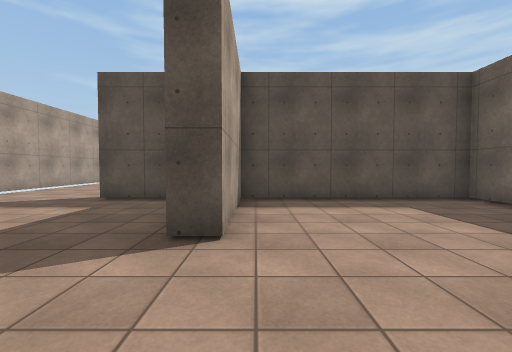
[1] (above)

24 first-person views from a walk through a Unity game level. The camera is 1.3 m above the floor, tilts 2° down and sees 90° across. The floor is counted in squares, 2 m on a side. Each view is taken from the middle of a square. On the plan, view 1 faces up. The plan holds only what a view shows up to about 9 squares ahead; the rest is blank. The place goes on beyond the plan. The player character is not drawn. Some animated figures are not drawn. Surface patterns are stand-ins for the level's own textures.

[2]
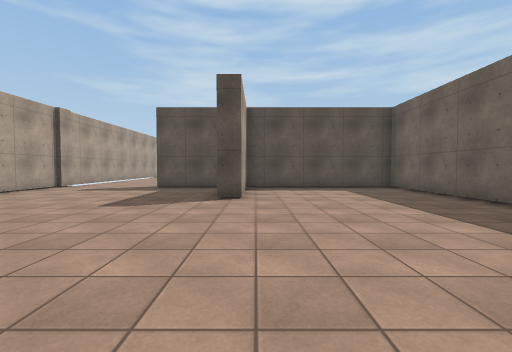

[3]
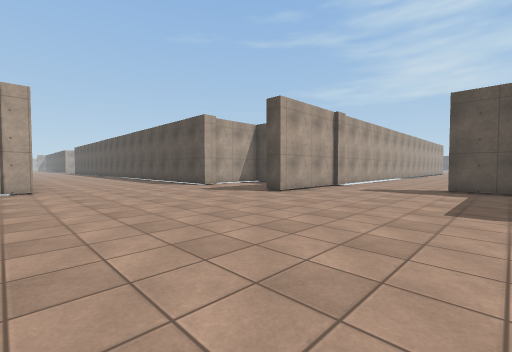

[4]
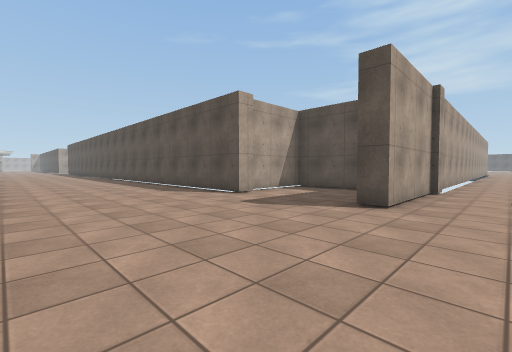

[5]
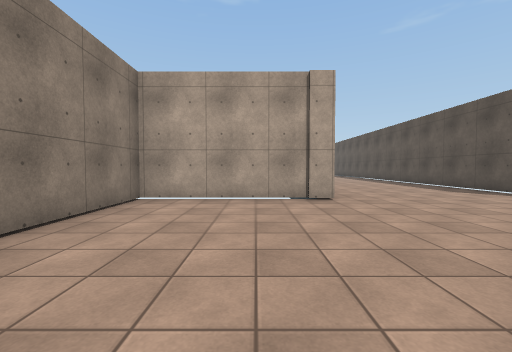

[6]
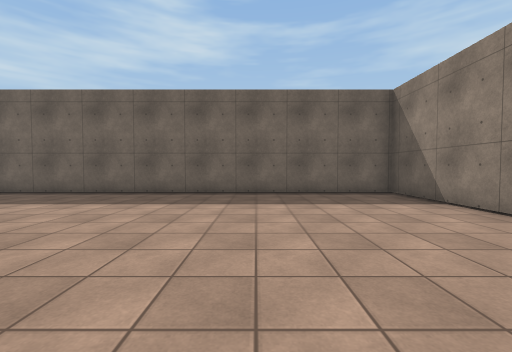

[7]
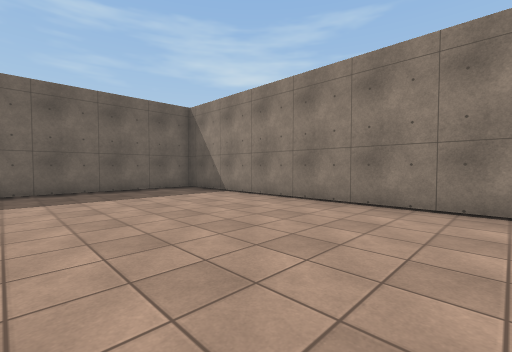

[8]
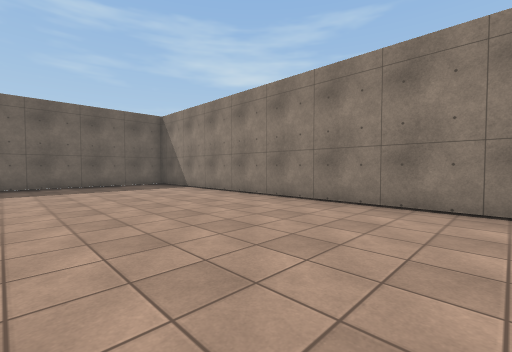

[9]
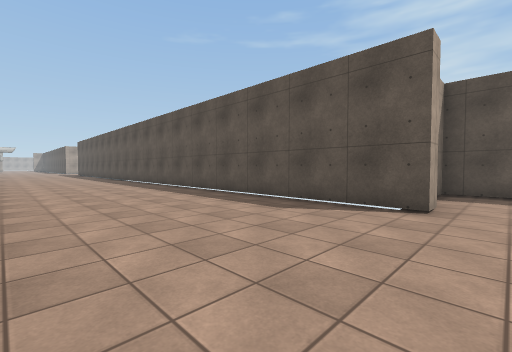

[10]
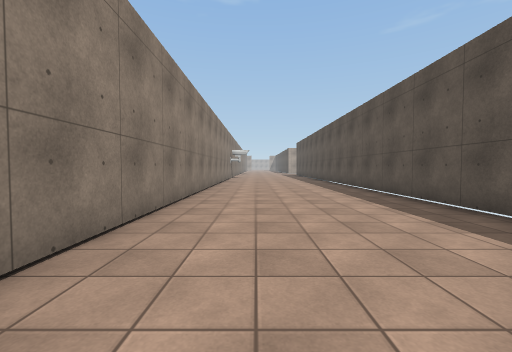

[11]
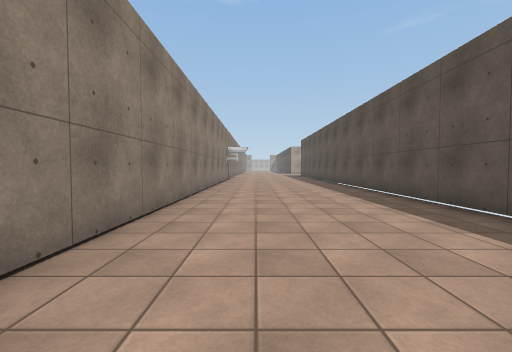

[12]
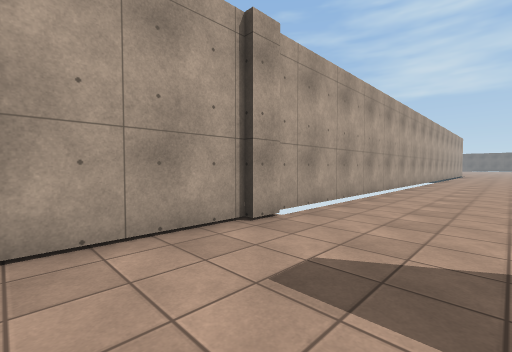

[13]
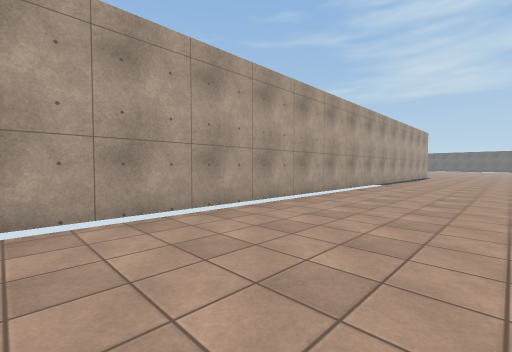

[14]
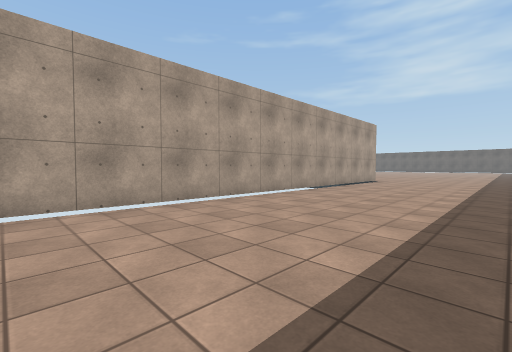

[15]
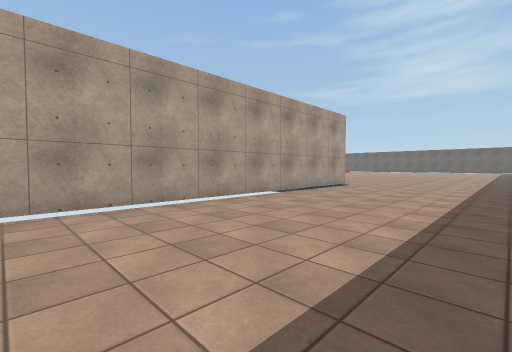

[16]
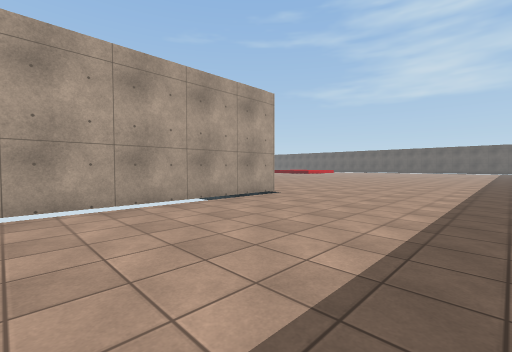

[17]
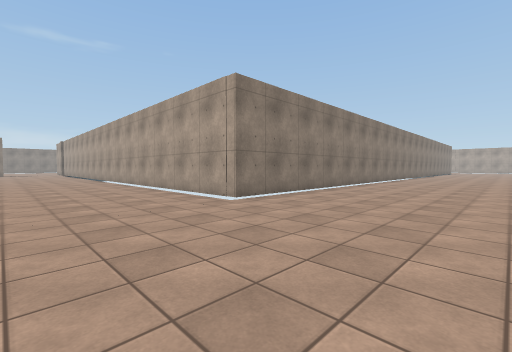

[18]
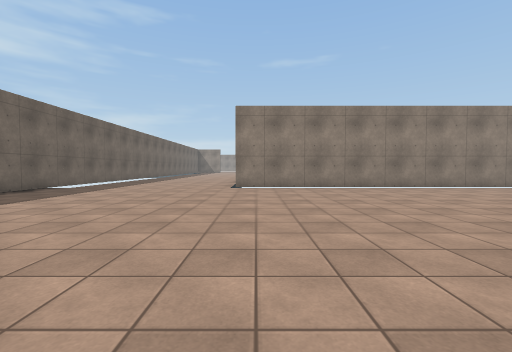

[19]
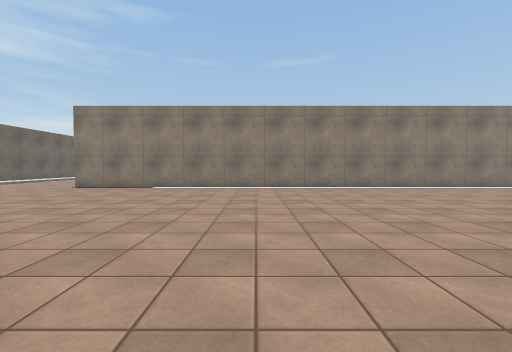

[20]
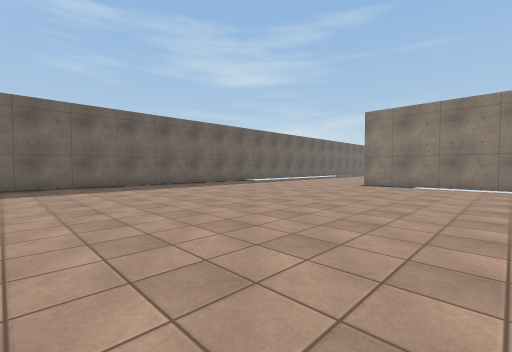

[21]
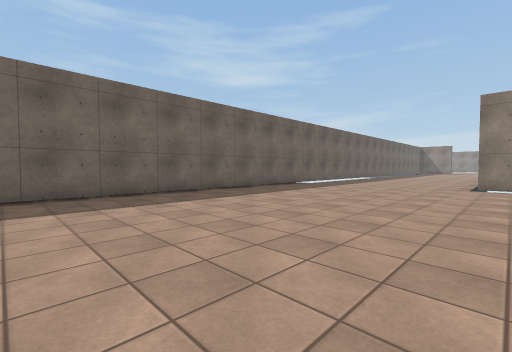

[22]
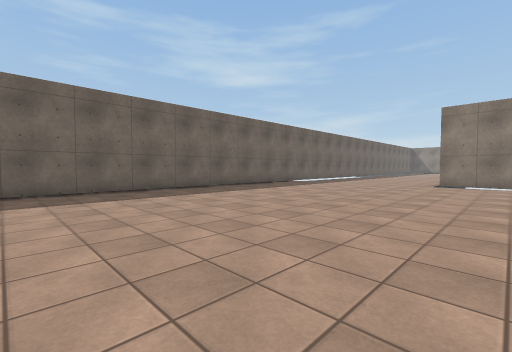

[23]
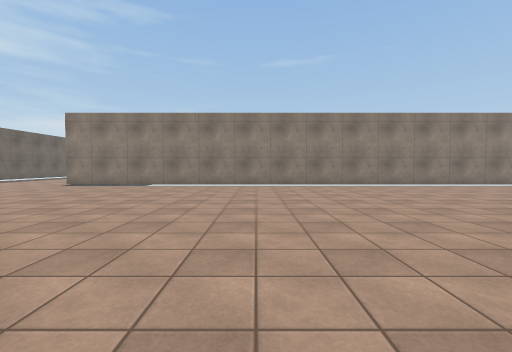

[24]
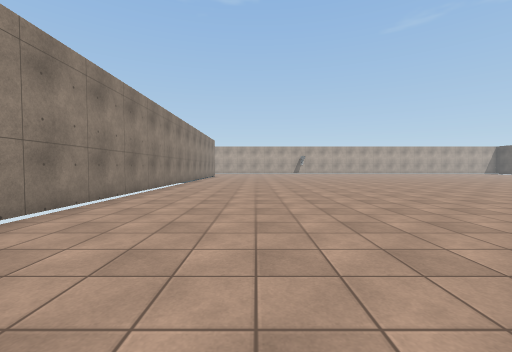

### Floor plan
Points are (right, up) in squares from view 1. A wall is a line through its corners. A room is listed if a view was taken in it or the views show most of it. See-through windows are left out.
Room 1 (views 1, 2, 3, 4, 5, 6, 7, 8, 9, 10, 11, 12)
walls: (-10.1, -2.4) (-10.1, -6.3) (-7.2, -6.3); (-9.8, 2.8) (-9.8, 2.2) (-23, 2.2); (-8, 5.2) (-10.1, 5.2) (-10.1, 3); (-6.3, 6.4) (-6.3, 2.2) (-6.9, 2.2); (-5.1, -6.3) (4.3, -6.3) (4.3, 5.2) (-0.4, 5.2); (-1.2, 5.2) (-3.2, 5.2); (-0.3, 4.9) (-0.3, 2.2) (-0.9, 2.2); (-23, -2.4) (-13.4, -2.4)
ways out: opening at (-5, 6.7) to room 2
Room 2 (views 13, 14, 15, 16, 17, 18, 19, 20, 21, 22, 23, 24)
walls: (-0.8, 24) (-0.8, 35); (-23, 25.1) (-6.3, 25.1) (-6.3, 6.4)
ways out: opening at (-5, 6.7) to room 1

Positions as (right, up) in squares from view 1, and headings:
1: (0, 0), facing up
2: (0, -3), facing up
3: (-2, -3), facing up-left
4: (-5, -2), facing up-left
5: (-5, -4), facing left
6: (-2, -3), facing right
7: (-3, -2), facing down-right
8: (-5, -2), facing down-right
9: (-9, -2), facing up-left
10: (-12, -1), facing left
11: (-14, -1), facing left
12: (-4, 3), facing up-left
13: (-3, 8), facing up-left
14: (-2, 13), facing up-left
15: (-2, 16), facing up-left
16: (-2, 20), facing up-left
17: (-3, 29), facing down-left
18: (-7, 33), facing down
19: (-12, 33), facing down
20: (-10, 34), facing down-right
21: (-7, 34), facing down-right
22: (-8, 35), facing down-right
23: (-13, 34), facing down
24: (-14, 28), facing left
